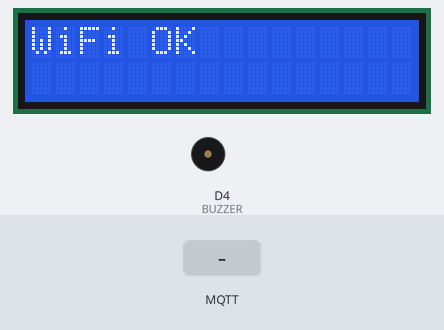
The sketch below on a simulated ESP8266 (NodeMCU). Parts: 16×2 character LCD, buzzer (waves = sounding). The test bench sets the inputs (shaded band). WiFi joins after 1.5 s; servers stay silent unless stated; no MQTT or app messages arrive unless stated.

Above: at 2.6 s.
At 4.8 s:
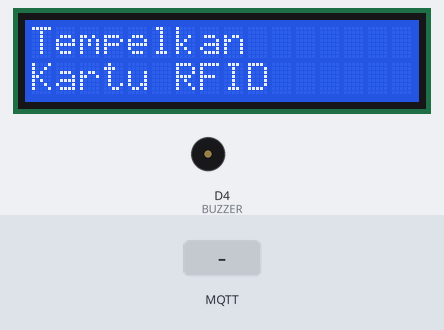
4.9 s: MQTT message "1" arrives on the first subscribed topic
At 5.06 s:
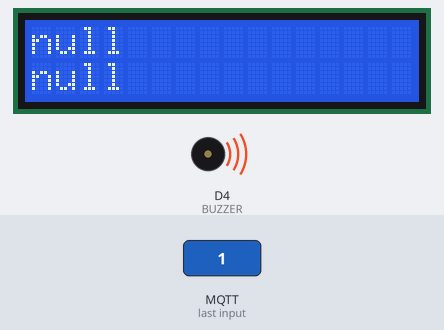
At 5.7 s:
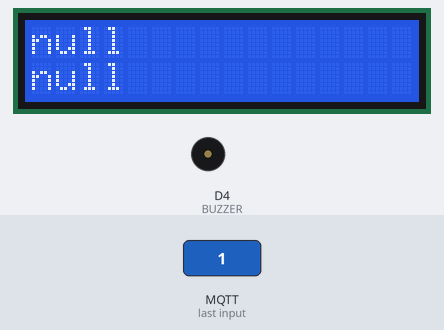
Timing chart, 0 to 7.9 s (numbered marks = the images above; inputs shaded):
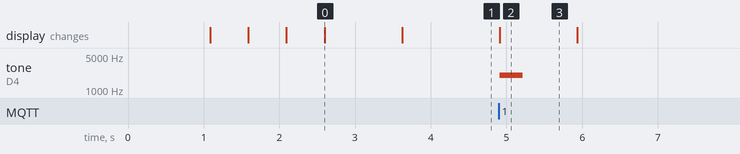

Measured:
- after the input at 4.9 s, tone on D4 (BUZZER): silent → 2000 Hz at once, → silent 0.30 s later; the display: changes at once (image 2)
- what the display in image 0 shows lasts 1.0 s, from 2.6 s to 3.6 s

The sketch:

callbackmqttabsen_copy_20251224124923.ino
```cpp
#include <ESP8266WiFi.h>
#include <SoftwareSerial.h>
#include <PubSubClient.h>
#include <Wire.h>
#include <LiquidCrystal_I2C.h>
#include <ArduinoJson.h>

/*================ WIFI =================*/
const char* ssid = "UIGM";
const char* password = "IGMISTHEBEST";

/*================ MQTT =================*/
const char* mqtt_server = "10.0.0.21";
const int mqtt_port = 1883;
const char* mqtt_topic_uid = "rfid/uid";
const char* mqtt_topic_data = "rfid/data";

/*================ PIN =================*/
#define BUZZER D4             // GPIO2
SoftwareSerial RFID(D7, D6);  // RX, TX (RDM6300 TX → D7)

/*================ LCD =================*/
LiquidCrystal_I2C lcd(0x27, 16, 2);

/*================ MQTT =================*/
WiFiClient espClient;
PubSubClient client(espClient);

/*================ RFID =================*/
String uid = "";
String lastUID = "";
bool reading = false;

/*================ DATA =================*/
String namaServer = "";
String jamServer = "--:--:--";

/*================ STATE =================*/
bool tampilData = false;
unsigned long tampilTime = 0;
const unsigned long standbyDelay = 1000;

/*================ BUZZER NON BLOCK =================*/
bool buzzerOn = false;
unsigned long buzzerTime = 0;
unsigned long buzzerDuration = 0;

bool beep3Active = false;
int beepCount = 0;
bool beepOn = false;
unsigned long beepTimer = 0;

const unsigned int beepFreq = 2000;    // frekuensi beep
const unsigned int beepOnTime = 150;   // durasi bunyi
const unsigned int beepOffTime = 150;  // jeda antar beep


/*================ MQTT CALLBACK =================*/
void callback(char* topic, byte* payload, unsigned int length) {
  if (String(topic) != mqtt_topic_data) return;

  StaticJsonDocument<200> doc;
  DeserializationError err = deserializeJson(doc, payload, length);
  if (err) return;

  namaServer = doc["nama"].as<String>();
  jamServer = doc["jam"].as<String>();

  lcd.clear();
  lcd.setCursor(0, 0);
  lcd.print(namaServer);
  lcd.setCursor(0, 1);
  lcd.print(jamServer);
  if (namaServer == "TIDAK TERDAFTAR") {
    /*buzzerOn = true;
    buzzerTime = millis();
    tone(BUZZER, 800);
    buzzerDuration = 300; */
    startBeep3x();
  } else {
    buzzerOn = true;
    buzzerTime = millis();
    tone(BUZZER, 2000);
    buzzerDuration = 300;
    //buzzerPlay(2000, 200);
  }
  tampilData = true;
  tampilTime = millis();

  //buzzerOn = true;
  //buzzerTime = millis();
  //tone(BUZZER, 2000);
}

/*================ WIFI =================*/
void setup_wifi() {
  WiFi.begin(ssid, password);
  lcd.clear();
  lcd.print("WiFi Connect");

  while (WiFi.status() != WL_CONNECTED) {
    delay(500);
    lcd.print(".");
  }

  lcd.clear();
  lcd.print("WiFi OK");
  delay(1000);
}

/*================ MQTT RECONNECT =================*/
void reconnect() {
  while (!client.connected()) {
    if (client.connect("ESP8266_RFID")) {
      client.subscribe(mqtt_topic_data);
    } else {
      delay(2000);
    }
  }
}

/*================ SETUP =================*/
void setup() {
  Serial.begin(9600);

  pinMode(BUZZER, OUTPUT);
  noTone(BUZZER);

  RFID.begin(9600);

  Wire.begin(D2, D1);
  lcd.init();
  lcd.backlight();

  lcd.print("RFID MQTT");
  delay(1000);

  setup_wifi();

  client.setServer(mqtt_server, mqtt_port);
  client.setCallback(callback);

  lcd.clear();
  lcd.setCursor(0, 0);
  lcd.print("Tempelkan");
  lcd.setCursor(0, 1);
  lcd.print("Kartu RFID");
}

/*================ LOOP =================*/
void loop() {
  if (!client.connected()) reconnect();
  client.loop();

  /*==== BACA RFID ====*/
  while (RFID.available()) {
    char c = RFID.read();

    if (c == 0x02) {
      uid = "";
      reading = true;
    } else if (c == 0x03) {
      reading = false;

      if (uid.length() > 0 && uid != lastUID) {
        lastUID = uid;
        client.publish(mqtt_topic_uid, uid.c_str());

        lcd.clear();
        lcd.setCursor(0, 0);
        lcd.print("UID:");
        lcd.setCursor(0, 1);
        lcd.print(uid);
      }
    } else if (reading) {
      uid += c;
    }
  }

  /*==== BUZZER OFF ====*/
  if (buzzerOn && millis() - buzzerTime > buzzerDuration) {
    buzzerOn = false;
    noTone(BUZZER);
  }

  /*==== KEMBALI STANDBY ====*/
  if (tampilData && millis() - tampilTime > standbyDelay) {
    tampilData = false;
    lastUID = "";
    uid = "";

    lcd.clear();
    lcd.setCursor(0, 0);
    lcd.print("Tempelkan");
    lcd.setCursor(0, 1);
    lcd.print("Kartu RFID");
  }


  handleBeep3x();
}

void startBeep3x() {
  beep3Active = true;
  beepCount = 0;
  beepOn = false;
  beepTimer = millis();
}

void handleBeep3x() {
  if (!beep3Active) return;

  unsigned long now = millis();

  if (!beepOn && now - beepTimer >= beepOffTime) {
    // mulai beep
    tone(BUZZER, beepFreq);
    beepOn = true;
    beepTimer = now;
  }

  if (beepOn && now - beepTimer >= beepOnTime) {
    // stop beep
    noTone(BUZZER);
    beepOn = false;
    beepTimer = now;
    beepCount++;

    if (beepCount >= 3) {
      beep3Active = false;  // selesai
    }
  }
}
```
